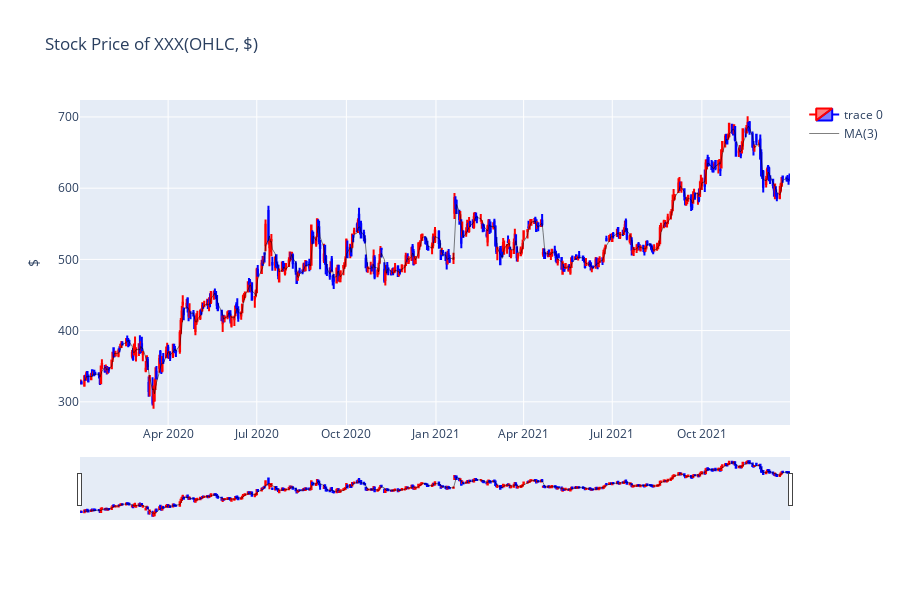

Notebook cell for this chart:
### Code cell
# 기존 fig객체에 ma3 추기
fig.add_traces(ma3)
fig.show()

### Figure 1 — Plotly figure (JSON) as saved in the notebook; plotly's stock layout.template omitted (floating-point values rounded to 4 significant figures; data arrays with more than 128 entries replaced by an {"elided": "..."} marker saying what was removed)
{"data": [{"close": {"elided": "504 float values"}, "decreasing": {"line": {"color": "blue"}}, "high": {"elided": "504 float values"}, "increasing": {"line": {"color": "red"}}, "low": {"elided": "504 float values"}, "open": {"elided": "504 float values"}, "type": "candlestick", "x": {"elided": "504 str values"}}, {"line": {"color": "black", "width": 0.5}, "name": "MA(3)", "type": "scatter", "x": {"elided": "504 str values"}, "y": {"elided": "504 float values"}}], "layout": {"height": 600, "title": {"text": "Stock Price of XXX(OHLC, $)"}, "yaxis": {"title": {"text": "$"}}}}
